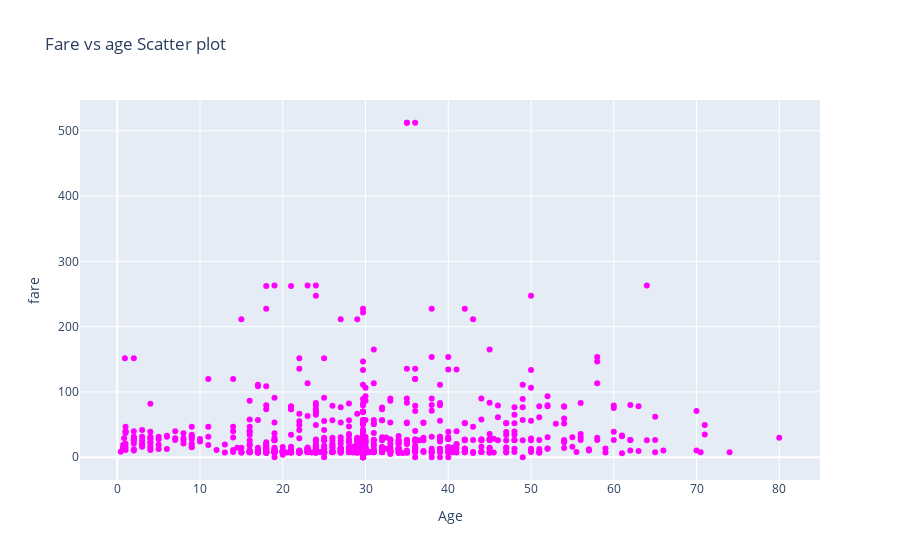

Write notebook code for a chart like this one.
### Code cell
q= go.Scatter(x=data['Age'],y=data['Fare'],
              text=data['Survived'],
              mode='markers',marker={'color':'magenta'})
layout = go.Layout(title='Fare vs age Scatter plot',
                   xaxis=dict(title='Age'),
                   yaxis=dict(title='fare'),
                   hovermode=('closest'))
figure = go.Figure(data = q,layout=layout)
iplot(figure)

### Figure 1 — Plotly figure (JSON) as saved in the notebook; plotly's stock layout.template omitted (floating-point values rounded to 4 significant figures; data arrays with more than 128 entries replaced by an {"elided": "..."} marker saying what was removed)
{"data": [{"marker": {"color": "magenta"}, "mode": "markers", "text": {"elided": "891 int values"}, "type": "scatter", "x": {"elided": "891 float values"}, "y": {"elided": "891 float values"}}], "layout": {"autosize": true, "hovermode": "closest", "title": {"text": "Fare vs age Scatter plot"}, "xaxis": {"autorange": true, "range": [-4.396, 84.82], "title": {"text": "Age"}, "type": "linear"}, "yaxis": {"autorange": true, "range": [-42.28, 554.6], "title": {"text": "fare"}, "type": "linear"}}}
